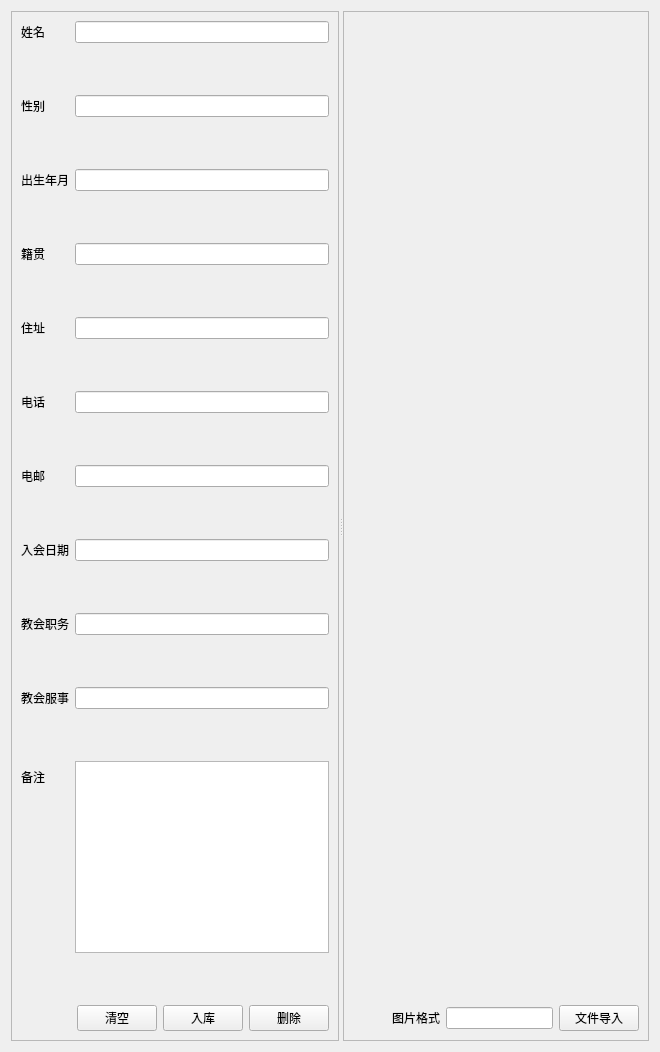
               <widget class="QWidget" name="tab_2">
                <attribute name="title">
                 <string>人事信息</string>
                </attribute>
                <layout class="QHBoxLayout" name="horizontalLayout_6">
                 <item>
                  <widget class="QSplitter" name="splitter_7">
                   <property name="orientation">
                    <enum>Qt::Horizontal</enum>
                   </property>
                   <widget class="QFrame" name="frame_8">
                    <property name="frameShape">
                     <enum>QFrame::StyledPanel</enum>
                    </property>
                    <property name="frameShadow">
                     <enum>QFrame::Raised</enum>
                    </property>
                    <layout class="QVBoxLayout" name="verticalLayout_13">
                     <item>
                      <layout class="QFormLayout" name="formLayout">
                       <item row="0" column="0">
                        <widget class="QLabel" name="label_4">
                         <property name="text">
                          <string>姓名</string>
                         </property>
                        </widget>
                       </item>
                       <item row="0" column="1">
                        <widget class="QLineEdit" name="lineEdit_name_ccg_note"/>
                       </item>
                       <item row="1" column="0">
                        <spacer name="verticalSpacer_2">
                         <property name="orientation">
                          <enum>Qt::Vertical</enum>
                         </property>
                         <property name="sizeHint" stdset="0">
                          <size>
                           <width>20</width>
                           <height>40</height>
                          </size>
                         </property>
                        </spacer>
                       </item>
                       <item row="2" column="0">
                        <widget class="QLabel" name="label_11">
                         <property name="text">
                          <string>性别</string>
                         </property>
                        </widget>
                       </item>
                       <item row="2" column="1">
                        <widget class="QLineEdit" name="lineEdit_gender_ccg_note"/>
                       </item>
                       <item row="3" column="0">
                        <spacer name="verticalSpacer_3">
                         <property name="orientation">
                          <enum>Qt::Vertical</enum>
                         </property>
                         <property name="sizeHint" stdset="0">
                          <size>
                           <width>20</width>
                           <height>40</height>
                          </size>
                         </property>
                        </spacer>
                       </item>
                       <item row="4" column="0">
                        <widget class="QLabel" name="label_12">
                         <property name="text">
                          <string>出生年月</string>
                         </property>
                        </widget>
                       </item>
                       <item row="4" column="1">
                        <widget class="QLineEdit" name="lineEdit_birth_ccg_note"/>
                       </item>
                       <item row="5" column="0">
                        <spacer name="verticalSpacer_4">
                         <property name="orientation">
                          <enum>Qt::Vertical</enum>
                         </property>
                         <property name="sizeHint" stdset="0">
                          <size>
                           <width>20</width>
                           <height>40</height>
                          </size>
                         </property>
                        </spacer>
                       </item>
                       <item row="6" column="0">
                        <widget class="QLabel" name="label_14">
                         <property name="text">
                          <string>籍贯</string>
                         </property>
                        </widget>
                       </item>
                       <item row="6" column="1">
                        <widget class="QLineEdit" name="lineEdit_origin_ccg_note"/>
                       </item>
                       <item row="7" column="0">
                        <spacer name="verticalSpacer_5">
                         <property name="orientation">
                          <enum>Qt::Vertical</enum>
                         </property>
                         <property name="sizeHint" stdset="0">
                          <size>
                           <width>20</width>
                           <height>40</height>
                          </size>
                         </property>
                        </spacer>
                       </item>
                       <item row="8" column="0">
                        <widget class="QLabel" name="label_15">
                         <property name="text">
                          <string>住址</string>
                         </property>
                        </widget>
                       </item>
                       <item row="8" column="1">
                        <widget class="QLineEdit" name="lineEdit_address_ccg_note"/>
                       </item>
                       <item row="9" column="0">
                        <spacer name="verticalSpacer_6">
                         <property name="orientation">
                          <enum>Qt::Vertical</enum>
                         </property>
                         <property name="sizeHint" stdset="0">
                          <size>
                           <width>20</width>
                           <height>40</height>
                          </size>
                         </property>
                        </spacer>
                       </item>
                       <item row="10" column="0">
                        <widget class="QLabel" name="label_16">
                         <property name="text">
                          <string>电话</string>
                         </property>
                        </widget>
                       </item>
                       <item row="10" column="1">
                        <widget class="QLineEdit" name="lineEdit_phone_ccg_note"/>
                       </item>
                       <item row="11" column="0">
                        <spacer name="verticalSpacer_7">
                         <property name="orientation">
                          <enum>Qt::Vertical</enum>
                         </property>
                         <property name="sizeHint" stdset="0">
                          <size>
                           <width>20</width>
                           <height>40</height>
                          </size>
                         </property>
                        </spacer>
                       </item>
                       <item row="12" column="0">
                        <widget class="QLabel" name="label_17">
                         <property name="text">
                          <string>电邮</string>
                         </property>
                        </widget>
                       </item>
                       <item row="12" column="1">
                        <widget class="QLineEdit" name="lineEdit_email_ccg_note"/>
                       </item>
                       <item row="13" column="0">
                        <spacer name="verticalSpacer_8">
                         <property name="orientation">
                          <enum>Qt::Vertical</enum>
                         </property>
                         <property name="sizeHint" stdset="0">
                          <size>
                           <width>20</width>
                           <height>40</height>
                          </size>
                         </property>
                        </spacer>
                       </item>
                       <item row="14" column="0">
                        <widget class="QLabel" name="label_20">
                         <property name="text">
                          <string>入会日期</string>
                         </property>
                        </widget>
                       </item>
                       <item row="14" column="1">
                        <widget class="QLineEdit" name="lineEdit_member_start_note"/>
                       </item>
                       <item row="15" column="0">
                        <spacer name="verticalSpacer_9">
                         <property name="orientation">
                          <enum>Qt::Vertical</enum>
                         </property>
                         <property name="sizeHint" stdset="0">
                          <size>
                           <width>20</width>
                           <height>40</height>
                          </size>
                         </property>
                        </spacer>
                       </item>
                       <item row="16" column="0">
                        <widget class="QLabel" name="label_21">
                         <property name="text">
                          <string>教会职务</string>
                         </property>
                        </widget>
                       </item>
                       <item row="16" column="1">
                        <widget class="QLineEdit" name="lineEdit_ccg_title_note"/>
                       </item>
                       <item row="17" column="0">
                        <spacer name="verticalSpacer_10">
                         <property name="orientation">
                          <enum>Qt::Vertical</enum>
                         </property>
                         <property name="sizeHint" stdset="0">
                          <size>
                           <width>20</width>
                           <height>40</height>
                          </size>
                         </property>
                        </spacer>
                       </item>
                       <item row="18" column="0">
                        <widget class="QLabel" name="label_22">
                         <property name="text">
                          <string>教会服事</string>
                         </property>
                        </widget>
                       </item>
                       <item row="18" column="1">
                        <widget class="QLineEdit" name="lineEdit_task_ccg_note"/>
                       </item>
                       <item row="19" column="0">
                        <spacer name="verticalSpacer_11">
                         <property name="orientation">
                          <enum>Qt::Vertical</enum>
                         </property>
                         <property name="sizeHint" stdset="0">
                          <size>
                           <width>20</width>
                           <height>40</height>
                          </size>
                         </property>
                        </spacer>
                       </item>
                       <item row="20" column="0">
                        <widget class="QLabel" name="label_23">
                         <property name="text">
                          <string>备注</string>
                         </property>
                        </widget>
                       </item>
                       <item row="20" column="1">
                        <widget class="QTextEdit" name="textEdit_note_ccg_note"/>
                       </item>
                       <item row="21" column="0">
                        <spacer name="verticalSpacer_12">
                         <property name="orientation">
                          <enum>Qt::Vertical</enum>
                         </property>
                         <property name="sizeHint" stdset="0">
                          <size>
                           <width>20</width>
                           <height>40</height>
                          </size>
                         </property>
                        </spacer>
                       </item>
                      </layout>
                     </item>
                     <item>
                      <layout class="QHBoxLayout" name="horizontalLayout_12">
                       <item>
                        <spacer name="horizontalSpacer_9">
                         <property name="orientation">
                          <enum>Qt::Horizontal</enum>
                         </property>
                         <property name="sizeHint" stdset="0">
                          <size>
                           <width>40</width>
                           <height>20</height>
                          </size>
                         </property>
                        </spacer>
                       </item>
                       <item>
                        <widget class="QPushButton" name="pushButton_clear">
                         <property name="text">
                          <string>清空</string>
                         </property>
                        </widget>
                       </item>
                       <item>
                        <widget class="QPushButton" name="pushButton_push_db_personal">
                         <property name="text">
                          <string>入库</string>
                         </property>
                        </widget>
                       </item>
                       <item>
                        <widget class="QPushButton" name="pushButton_delete_one_record_personal">
                         <property name="text">
                          <string>删除</string>
                         </property>
                        </widget>
                       </item>
                      </layout>
                     </item>
                    </layout>
                   </widget>
                   <widget class="QFrame" name="frame_7">
                    <property name="frameShape">
                     <enum>QFrame::StyledPanel</enum>
                    </property>
                    <property name="frameShadow">
                     <enum>QFrame::Raised</enum>
                    </property>
                    <layout class="QVBoxLayout" name="verticalLayout_12">
                     <item>
                      <widget class="View" name="widget_img_view" native="true"/>
                     </item>
                     <item>
                      <layout class="QHBoxLayout" name="horizontalLayout_4">
                       <item>
                        <spacer name="horizontalSpacer_8">
                         <property name="orientation">
                          <enum>Qt::Horizontal</enum>
                         </property>
                         <property name="sizeHint" stdset="0">
                          <size>
                           <width>40</width>
                           <height>20</height>
                          </size>
                         </property>
                        </spacer>
                       </item>
                       <item>
                        <widget class="QLabel" name="label_24">
                         <property name="text">
                          <string>图片格式</string>
                         </property>
                        </widget>
                       </item>
                       <item>
                        <widget class="QLineEdit" name="lineEdit_img_format"/>
                       </item>
                       <item>
                        <widget class="QPushButton" name="pushButton_load_img">
                         <property name="text">
                          <string>文件导入</string>
                         </property>
                        </widget>
                       </item>
                      </layout>
                     </item>
                    </layout>
                   </widget>
                  </widget>
                 </item>
                </layout>
               </widget>
